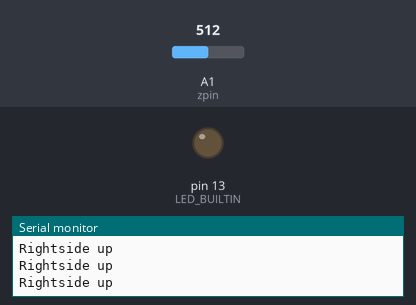
Simulated run of this sketch. Board: Arduino Uno, built with avr-gcc and run on an emulated ATmega328P. Shown: output pins drawn as LEDs (lit = HIGH), the last lines printed to the serial monitor. Inputs (shaded band) come from the test bench; at power-on: A1 (zpin) = 512.

Above: at 1.2 s.
1.3 s: A1 (zpin) set to 351
4.3 s: A1 (zpin) set to 324
At 4.6 s:
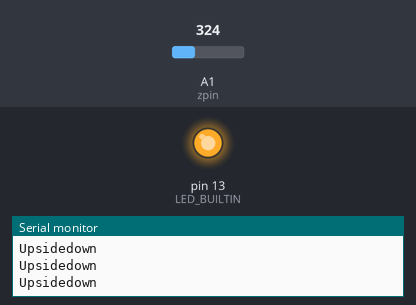
5.8 s: A1 (zpin) set to 345
At 6.9 s:
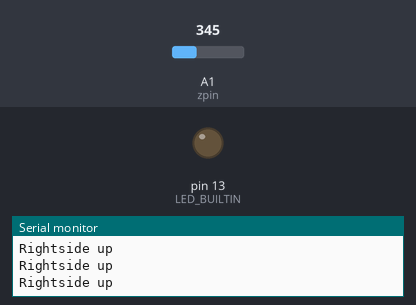
Timing chart, 0 to 8.8 s (numbered marks = the images above; inputs shaded):
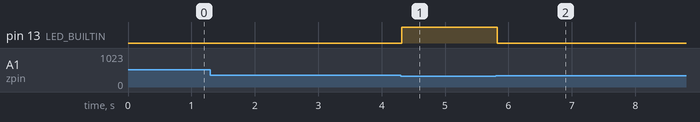

The sketch:

gyroscope_test.ino
```cpp
const int zpin = A1;

const int Z_THRESHOLD = 335;

void setup()
{
  Serial.begin(9600);

  pinMode(LED_BUILTIN, OUTPUT);
}
void loop()
{
  int z = analogRead(zpin);
  delay(10);

  Serial.print(z < Z_THRESHOLD ? "Upsidedown" : "Rightside up");
  digitalWrite(LED_BUILTIN, z < Z_THRESHOLD ? HIGH : LOW);

  Serial.print("\n");
}
```

Measured:
- the behaviour switches between 335 and 334 on A1 (zpin) (found by bisection; images 0 and 1)
- after the input at 4.3 s, pin 13 (LED_BUILTIN): LOW → HIGH at once
- after the input at 5.8 s, pin 13 (LED_BUILTIN): HIGH → LOW at once
